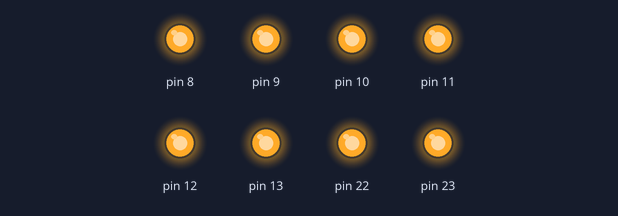
The sketch below on a simulated Arduino Uno, built with avr-gcc and run on an emulated ATmega328P. Parts: output pins drawn as LEDs (lit = HIGH).

Above: at 0.5 s.
At 3.5 s:
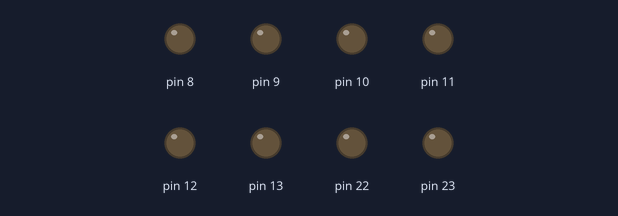
Timing chart, 0 to 4.6 s (numbered marks = the images above):
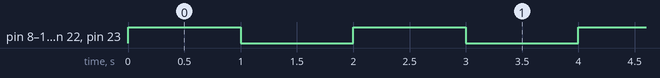

Measured:
- by itself, pin 8–13, pin 22, pin 23: alternates HIGH for 1.0 s and LOW for 1.0 s

The sketch:

ledblink.c.ino
```cpp
#define F_CPU 16000000

#include <avr/io.h>
#include <util/delay.h>

int main (void){
    DDRB = 0xFF;  //PORT B en output
    while(1) {
        PORTB ^= 0xFF;  // toggle PORTB
        _delay_ms(1000);  // Espero 1s
    }
    return 0;
}
```
